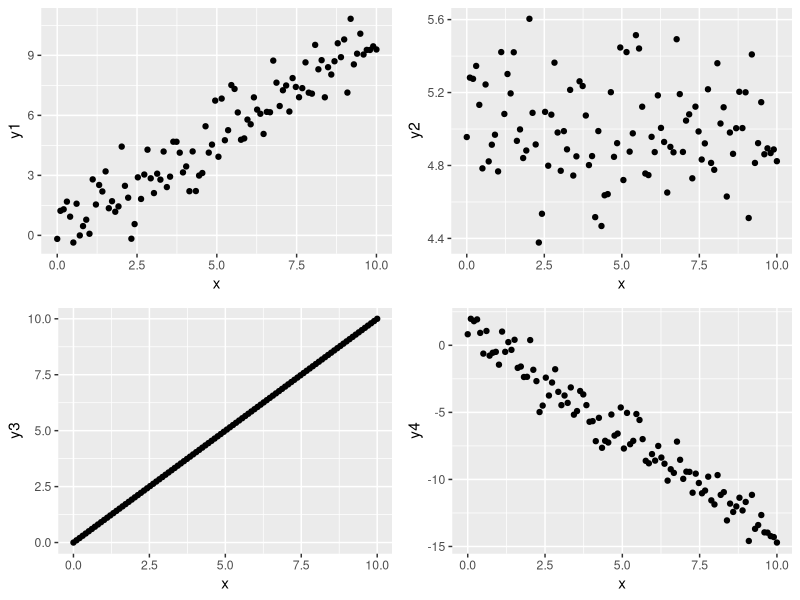

This chart was generated by the following R code:
# This is to practice some basic function writing in R. 


# Generate n-dimensional response Y that follows linear regression model Y = Xbeta + epsilon,
# where epsilon is normal zero with variance sigma^2 independent across samples.
# Seed should be set at the beginning of the function
#
# Input:
# X - design matrix, n by p
# beta - given parameter vector, length p
# sigma - standard deviation of the noise
# seed  - starting seed value
generateY <- function(X, beta, sigma, seed = 5832652){
  #[ToDo] Set seed and generate Y following linear model
  set.seed(seed)
  nRow = nrow(X)
  nCol = ncol(X)
  epsilon = rnorm(n=nRow, mean=0, sd=sigma^2)
  Y = X %*% beta + epsilon
  return(Y)
}

library(ggplot2)
library(gridExtra)

# Testing the Function with 4 different condition
X = cbind(rep(x=1, times=100),seq(0,10,length=100))

# B1=1, B_0=0, Sd=1
beta = c(0,1)
sigma=1
y1 = generateY(X,beta,sigma)

# B1=0, B_0=5, Sd=.5
beta = c(5,0)
sigma=0.5
y2 =  generateY(X,beta,sigma)

# B1=0, B_0=1, Sd=0
beta = c(0,1)
sigma=0
y3 = generateY(X,beta,sigma)

# B1=-1.5, B_0=1, Sd=1
beta = c(1,-1.5)
sigma=1
y4 = generateY(X,beta,sigma)

df = data.frame("x"=X[,2], "y1"=y1, "y2"=y2, "y3"=y3, "y4"=y4)

g1=ggplot(df, aes(x=x, y=y1))+
  geom_point()

g2=ggplot(df, aes(x=x, y=y2))+
  geom_point()

g3=ggplot(df, aes(x=x, y=y3))+
  geom_point()

g4=ggplot(df, aes(x=x, y=y4))+
  geom_point()

grid.arrange(g1,g2,g3,g4, ncol=2)
